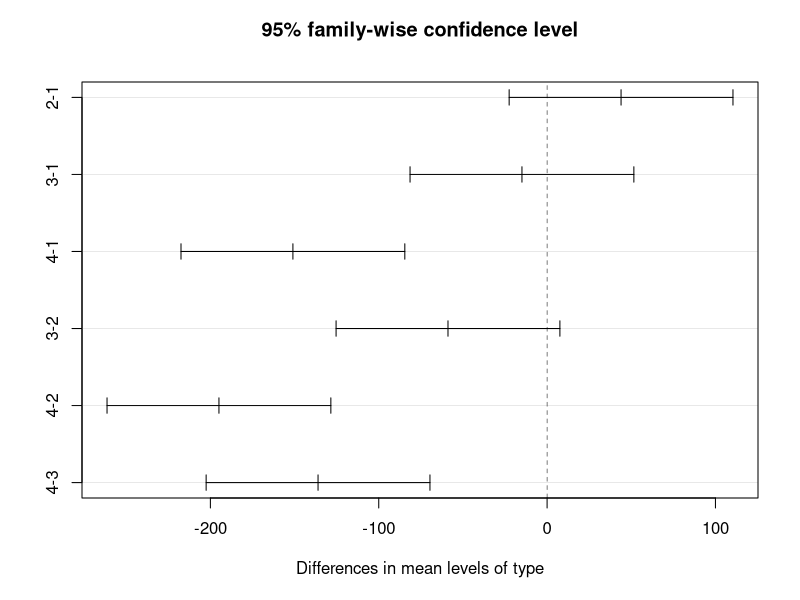

Source code (R):
type1 <- c(655.5,788.3,734.3,721.4,679.1,699.4)
type2 <- c(789.2,772.5,786.9,686.1,732.1,774.8)
t.test(type1, type2)

compression <- c(655.5,788.3,734.3,721.4,679.1,699.4,
                   + 789.2,772.5,786.9,686.1,732.1,774.8,
                   + 737.1,639.0,696.3,671.7,717.2,727.1,
                   + 535.1,628.7,542.4,559.0,586.9,520.0)
type <- c(rep("1", 6), rep("2", 6), rep("3", 6), rep("4", 6))
type
oneway <- aov(compression ~ type)
summary(oneway)
posthoc <- TukeyHSD(x=oneway, 'type', conf.level=0.95)
posthoc
plot(posthoc)
